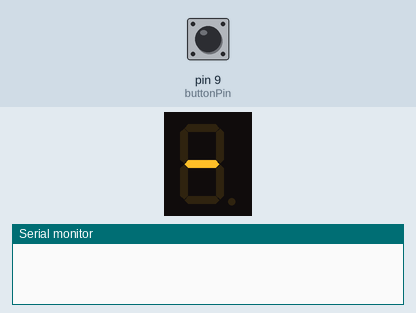
Simulated run of this sketch. Board: Arduino Uno, built with avr-gcc and run on an emulated ATmega328P. On the bench: 1-digit seven-segment display, the last lines printed to the serial monitor. Wiring (from diagram.json): 1-digit 7-segment display, segments lit when LOW: segments pin 2, pin 3, pin 4, pin 5, pin 6, pin 7, pin 8. The test bench sets the inputs (shaded band); at power-on: pin 9 (buttonPin) HIGH. The segment pins are drawn as the display they are named for.

Above: at 1.2 s.
1.3 s: pin 9 (buttonPin) pulled LOW for 0.15 s
At 2.4 s:
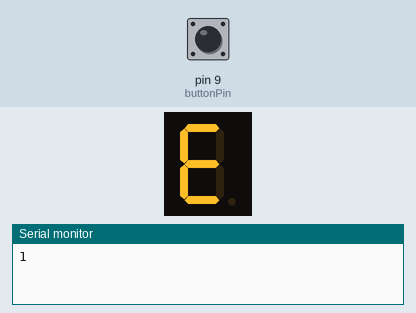
2.9 s: pin 9 (buttonPin) pulled LOW for 1 s
At 3.6 s:
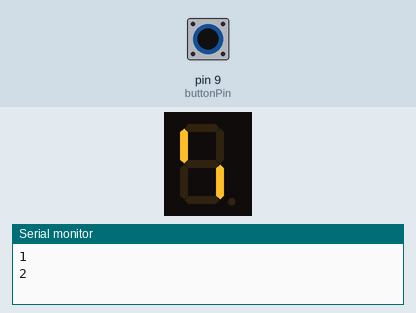
5.4 s: pin 9 (buttonPin) pulled LOW for 0.15 s
At 6.6 s:
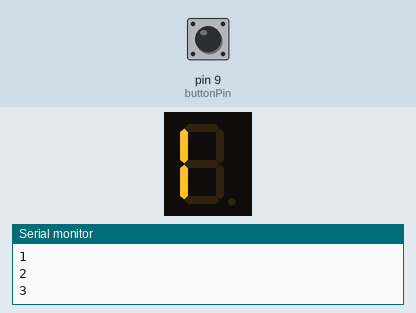
7.0 s: pin 9 (buttonPin) pulled LOW for 3.2 s
At 7.9 s:
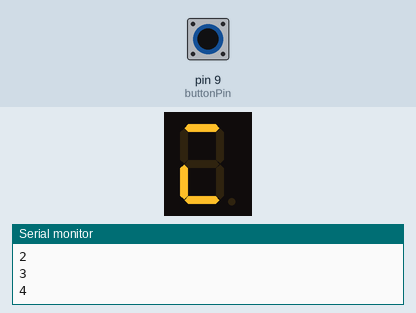
11.7 s: pin 9 (buttonPin) pulled LOW for 0.15 s
At 12.7 s:
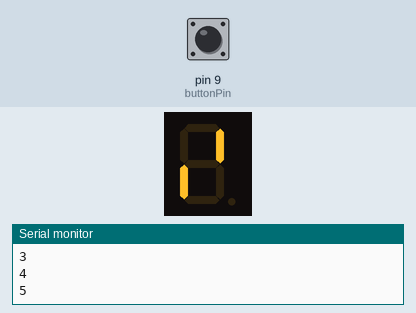
13.3 s: pin 9 (buttonPin) pulled LOW for 1 s
At 13.9 s:
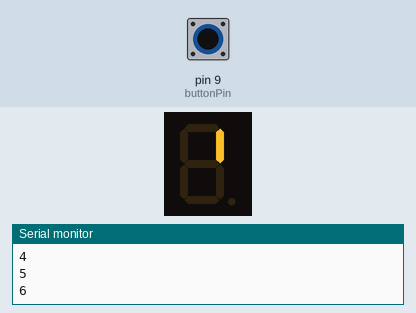
Timing chart, 0 to 16.3 s (numbered marks = the images above; inputs shaded):
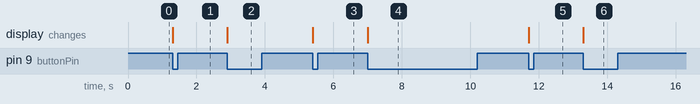

Measured:
- after the input at 1.3 s, the display: changes at once (image 1)
- after the input at 2.9 s, the display: changes at once (image 2)
- after the input at 5.4 s, the display: changes at once (image 3)
- after the input at 7.0 s, the display: changes at once (image 4)
- after the input at 11.7 s, the display: changes at once (image 5)
- after the input at 13.3 s, the display: changes at once (image 6)

The sketch:

sketch.ino
```cpp
// Segment pins in order: A, B, C, D, E, F, G
const int segPins[7] = {2, 3, 4, 5, 6, 7, 8};
const int buttonPin = 9;

// Lookup table: which segments (A-G) light up for each digit 0-9
// 1 = ON, 0 = OFF, order matches segPins array {A,B,C,D,E,F,G}
const byte digitTable[10][7] = {
  {1,1,1,1,1,1,0}, // 0
  {0,1,1,0,0,0,0}, // 1
  {1,1,0,1,1,0,1}, // 2
  {1,1,1,1,0,0,1}, // 3
  {0,1,1,0,0,1,1}, // 4
  {1,0,1,1,0,1,1}, // 5
  {1,0,1,1,1,1,1}, // 6
  {1,1,1,0,0,0,0}, // 7
  {1,1,1,1,1,1,1}, // 8
  {1,1,1,1,0,1,1}  // 9
};

int count = 0;
int lastButtonState = HIGH;

void setup() {
  for (int i = 0; i < 7; i++) {
    pinMode(segPins[i], OUTPUT);
  }
  pinMode(buttonPin, INPUT_PULLUP);
  Serial.begin(9600);
  displayDigit(count);
}

void loop() {
  int buttonState = digitalRead(buttonPin);

  // detect a fresh press (transition from HIGH to LOW), not a held press
  if (buttonState == LOW && lastButtonState == HIGH) {
    count++;
    if (count > 9) {
      count = 0;  // wrap back to 0 after 9
    }
    displayDigit(count);
    Serial.println(count);
    delay(50); // basic debounce
  }

  lastButtonState = buttonState;
}

void displayDigit(int digit) {
  for (int i = 0; i < 7; i++) {
    digitalWrite(segPins[i], digitTable[digit][i]);
  }
}
```
